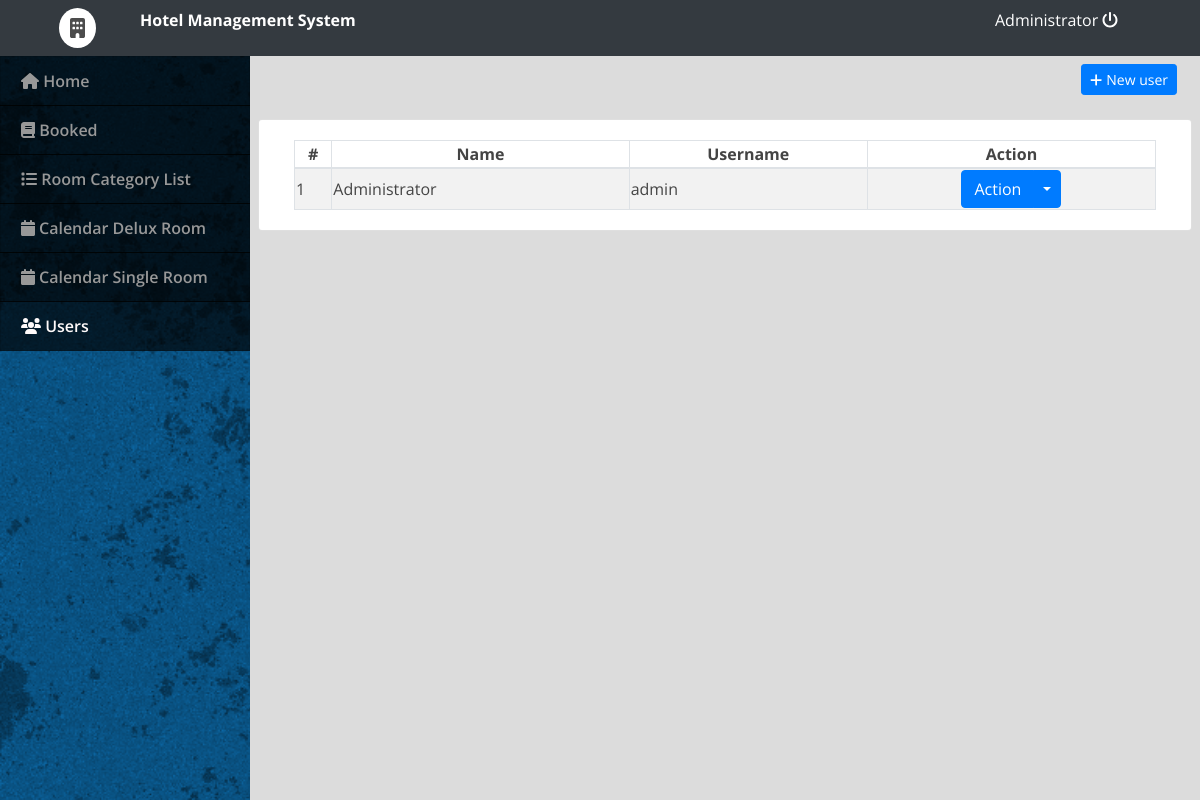
The app's page /admin/index.php?page=users (signed in), older data.
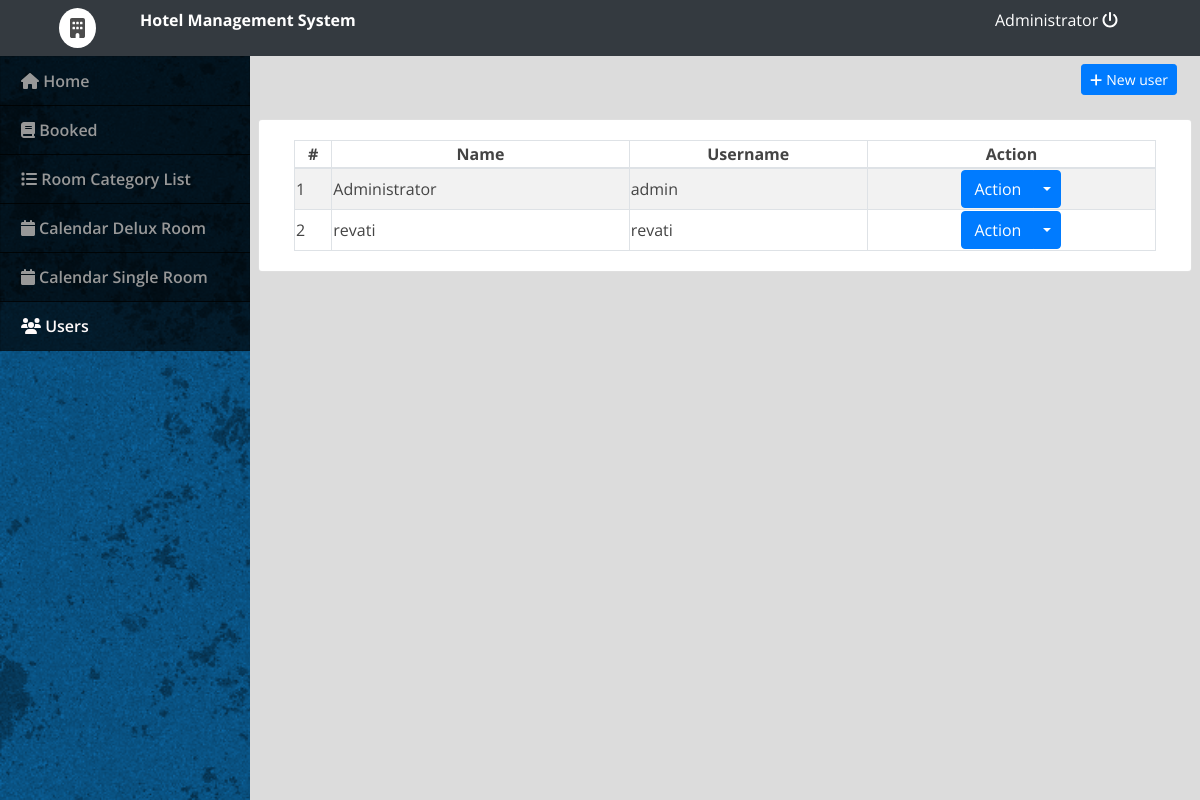
The same page, newer data.
### tables this page shows
CREATE TABLE `users` (
  `id` int(30) NOT NULL,
  `name` varchar(200) NOT NULL,
  `username` varchar(100) NOT NULL,
  `password` varchar(200) NOT NULL,
  `type` tinyint(1) NOT NULL DEFAULT 2 COMMENT '1=admin , 2 = staff'
);

### admin/users.php (the view, shortened to what this page needs)
<div class="container-fluid">
	<div class="row">
	<div class="col-lg-12">
			<button class="btn btn-primary float-right btn-sm" id="new_user"><i class="fa fa-plus"></i> New user</button>
	</div>
	</div>
	<br>
	<div class="row">
		<div class="card col-lg-12">
			<div class="card-body">
				<table class="table-striped table-bordered col-md-12">
			<thead>
				<tr>
					<th class="text-center">#</th>
					<th class="text-center">Name</th>
					<th class="text-center">Username</th>
					<th class="text-center">Action</th>
				</tr>
			</thead>
			<tbody>
				<?php
 					include 'db_connect.php';
 					$users = $conn->query("SELECT * FROM users order by name asc");
 					$i = 1;
 					while($row= $users->fetch_assoc()):
				 ?>
				 <tr>
				 	<td>
				 		<?php echo $i++ ?>
				 	</td>
				 	<td>
				 		<?php echo $row['name'] ?>
				 	</td>
				 	<td>
				 		<?php echo $row['username'] ?>
				 	</td>
				 	<td>
				 		<center>
								<div class="btn-group">
								  <button type="button" class="btn btn-primary">Action</button>
								  <button type="button" class="btn btn-primary dropdown-toggle dropdown-toggle-split" data-toggle="dropdown" aria-haspopup="true" aria-expanded="false">
								  </button>
								</div>
								</center>
				 	</td>
				 </tr>
				<?php endwhile; ?>
			</tbody>
		</table>
			</div>
		</div>
	</div>
</div>

Row changes from the older to the newer data that the page shows:
added users: name "revati", username "revati"
